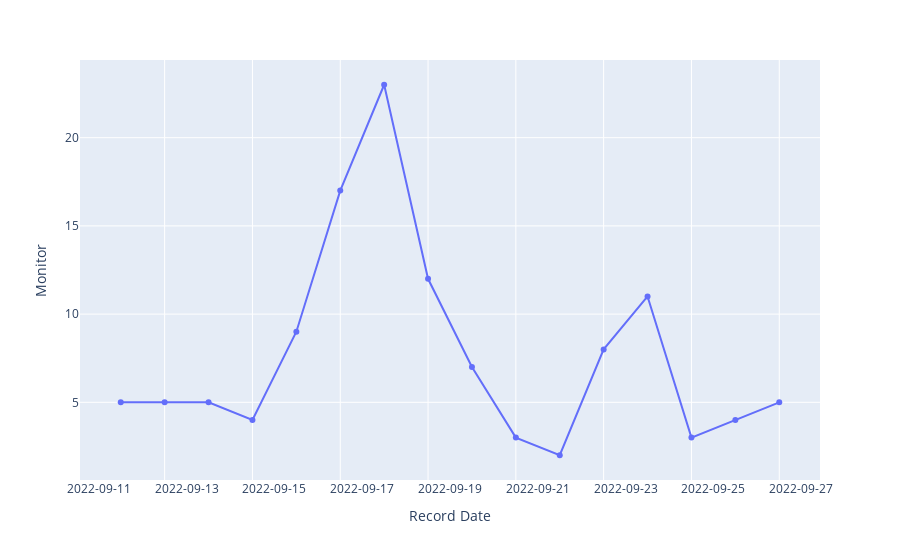

This figure's notebook cell:
### Code cell
fig = px.line(dfs[0], x='Record Date', y='Monitor', markers=True)

#Format date and center point 
fig.update_xaxes(tickformat='%Y-%m-%d', ticklabelmode='period')

#Add Count above or below plot

#Add lines per date or split up background - https://community.plotly.com/t/px-timeline-vertical-line-to-indicate-certain-date/55137/2

#Add Green/Red days - colorscale - https://github.com/plotly/plotly.js/issues/5238

#Export to HTML - https://plotly.com/python-api-reference/generated/plotly.io.to_html.html

#Do Export first

fig.show()

### Figure 1 — Plotly figure (JSON) as saved in the notebook; plotly's stock layout.template omitted (floating-point values rounded to 4 significant figures)
{"data": [{"hovertemplate": "Record Date=%{x}<br>Monitor=%{y}<extra></extra>", "legendgroup": "", "line": {"color": "#636efa", "dash": "solid"}, "marker": {"symbol": "circle"}, "mode": "lines+markers", "name": "", "orientation": "v", "showlegend": false, "type": "scatter", "x": ["2022-09-27", "2022-09-26", "2022-09-25", "2022-09-24", "2022-09-23", "2022-09-22", "2022-09-21", "2022-09-20", "2022-09-19", "2022-09-18", "2022-09-17", "2022-09-16", "2022-09-15", "2022-09-14", "2022-09-13", "2022-09-12"], "xaxis": "x", "y": [5, 4, 3, 11, 8, 2, 3, 7, 12, 23, 17, 9, 4, 5, 5, 5], "yaxis": "y"}], "layout": {"autosize": true, "legend": {"tracegroupgap": 0}, "margin": {"t": 60}, "xaxis": {"anchor": "y", "autorange": true, "domain": [0, 1], "range": ["2022-09-11 02:06:50.1094", "2022-09-27 21:53:09.8906"], "tickformat": "%Y-%m-%d", "ticklabelmode": "period", "title": {"text": "Record Date"}, "type": "date"}, "yaxis": {"anchor": "x", "autorange": true, "domain": [0, 1], "range": [0.374, 24.63], "title": {"text": "Monitor"}, "type": "linear"}}}
